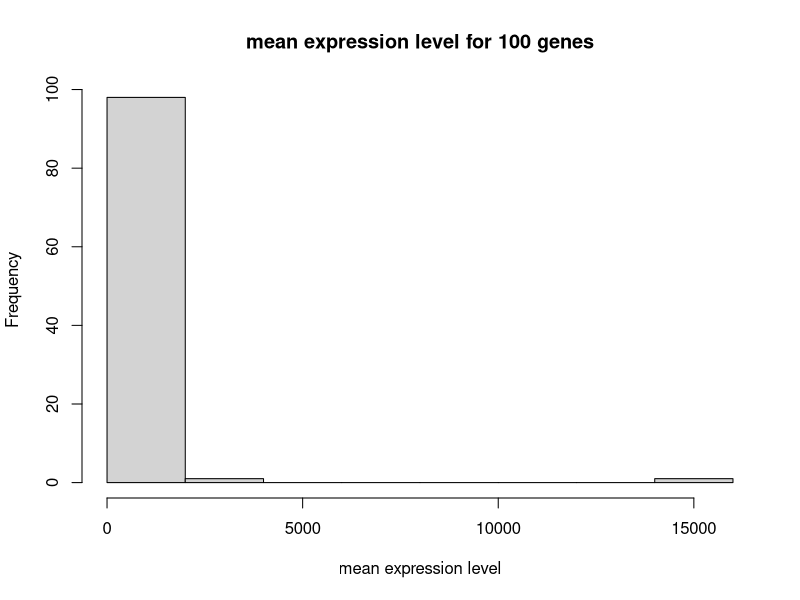
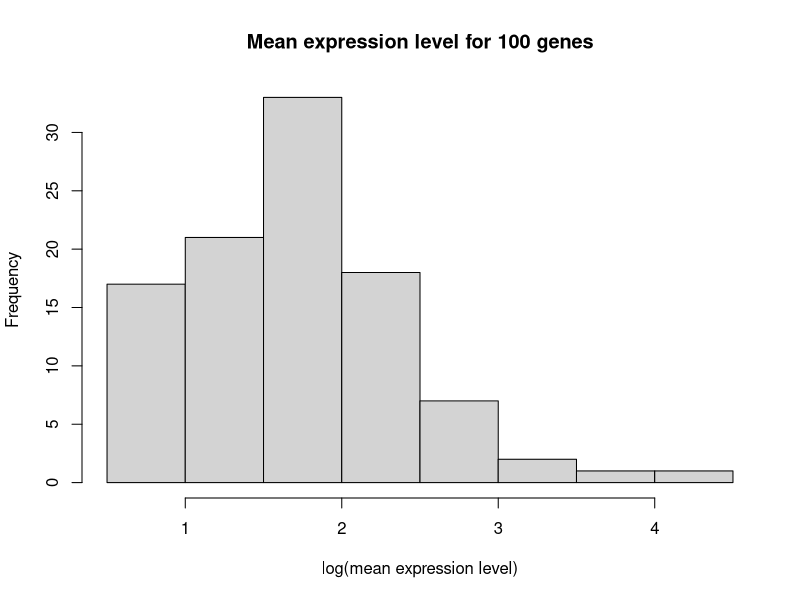
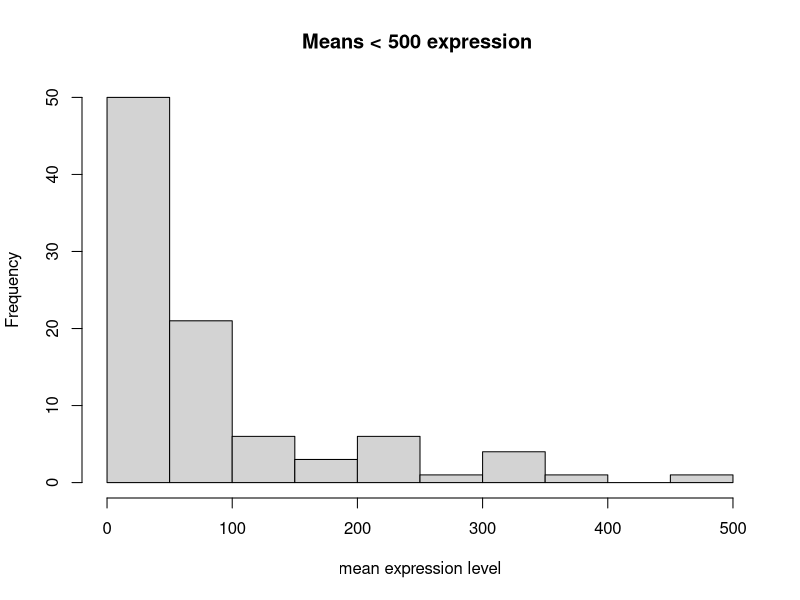
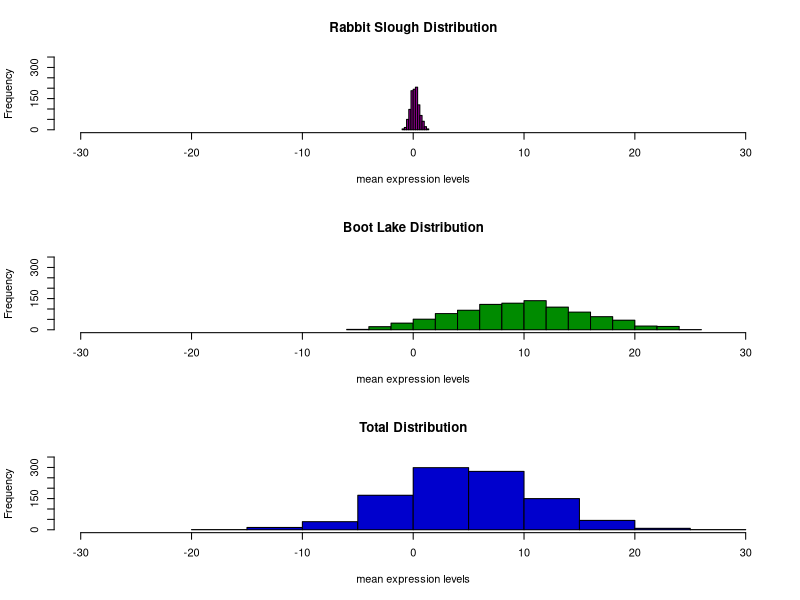
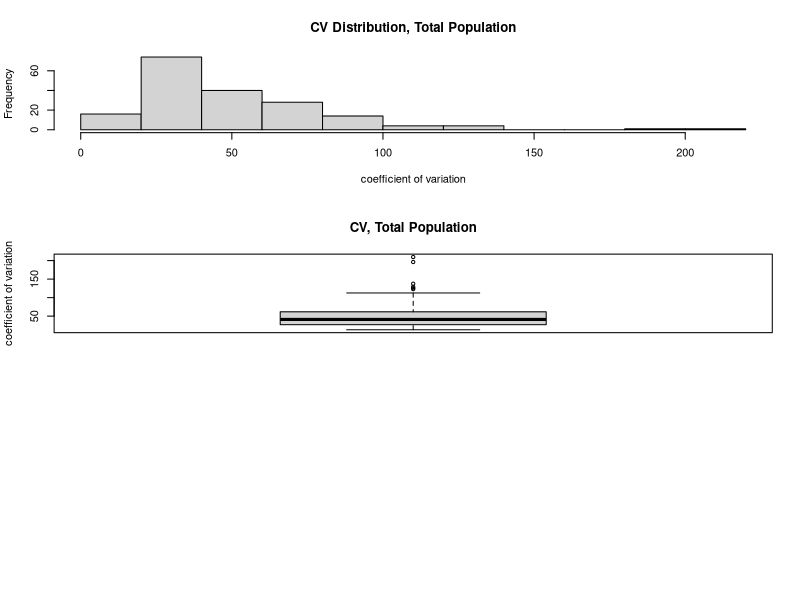
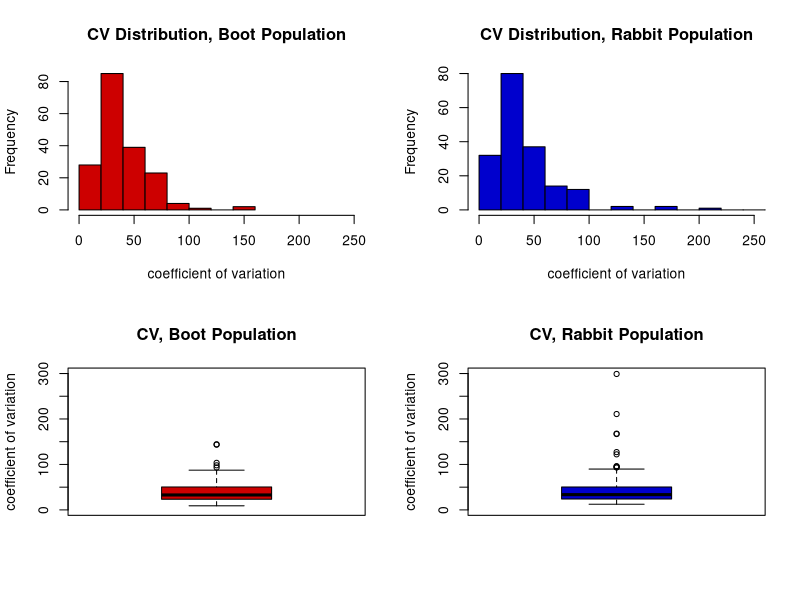

Recreate these plots in R, in order.

library(repr)

data_csv = read.table("GacuRNAseq_Subset.csv", row.names = 1, header = T, sep = ",")

data_txt = read.table("GacuRNAseq_Subset.txt", row.names = 1, header = T, sep = "\t")

head(data_csv)
dim(data_csv)

head(data_txt)
dim(data_txt)

class(data_txt)

names(data_txt)[1:3]

unique(data_txt[,1])
unique(data_txt[,2])
unique(data_txt[,3])

class(data_txt[,1])
class(data_txt[,2])
class(data_txt[,3])

# length of a vector of all row names minus the explanatory variables (3)
length(names(data_txt)) - 3

for (i in seq(4, length(names(data_txt)))) {
    print(class(data_txt[,i]))
    }

mean(data_txt$ENSGACG00000000003)

mean(data_txt$ENSGACG00000000004)

lapply(data_txt[4:5], mean)

expr_means_100 = lapply(data_txt[4:103], mean)

mean(expr_means_100)

class(expr_means_100)

# convert the named list to a numeric vector
expr_means_100 = unlist(expr_means_100, use.names = FALSE) 

class(expr_means_100)

# pdf('hist_mean_exp.pdf')
options(repr.plot.width=4, repr.plot.height=4)
hist(expr_means_100, xlab = "mean expression level", main = "mean expression level for 100 genes")
# dev.off()

# pdf('hist_logmean_exp.pdf')
options(repr.plot.width=4, repr.plot.height=4)
hist(log(expr_means_100, 10), xlab = "log(mean expression level)", main = "Mean expression level for 100 genes")
# dev.off()

expr_means_sub = subset(expr_means_100, expr_means_100 < 500)

length(expr_means_sub)

# pdf('hist_subset_exp.pdf')
options(repr.plot.width=4, repr.plot.height=4)
hist(expr_means_sub, xlab = "mean expression level", main = "Means < 500 expression ")
# dev.off()

tapply(data_txt[,5], data_txt$Population, mean)

# all individuals
mean(data_txt[,5])
sd(data_txt[,5])

# seperate populations
tapply(data_txt[,5], data_txt$Population, sd)

rabbit_dist = rnorm(1000, 0.18092559, 0.381502256661351)

boot_dist = rnorm(1000, 9.84801214, 5.60418290498567)

all_dist = rnorm(1000, 5.014468865, 6.28797725766485)

# pdf('Gene2_Pop_NormSamp.pdf')
options(repr.plot.width=4, repr.plot.height=10)

par(mfrow = c(3,1))

hist(rabbit_dist, xlim = range(-30, 30), ylim = range(0, 350), xlab = "mean expression levels", main = "Rabbit Slough Distribution", col = "magenta4")
hist(boot_dist, xlim = range(-30, 30), ylim = range(0, 350), xlab = "mean expression levels", main = "Boot Lake Distribution", col = "green4")
hist(all_dist, xlim = range(-30, 30), ylim = range(0, 350), xlab = "mean expression levels", main = "Total Distribution", col = "blue3")
# dev.off()

three_genes = data_txt[1:6]

write.table(three_genes, 'three_genes.csv', sep = ",")

CoefVar = function(mean, sd) {
    (sd / mean)*100
}

cvs = numeric()

for (i in seq(4, length(names(data_txt)))) {
    cvs[i-3] = CoefVar(mean(data_txt[,i]), sd(data_txt[,i]))
    }

# pdf('CV_hist.pdf') 
options(repr.plot.width=3, repr.plot.height=4)
hist(cvs, main = "CV Distribution, Total Population", xlab = "coefficient of variation")
# dev.off()

# pdf('CV_boxplot.pdf')
options(repr.plot.width=3, repr.plot.height=4)
boxplot(cvs, main = "CV, Total Population", ylab = "coefficient of variation")
# dev.off()

CoefVar = function(mean, sd) {
    (sd / mean)*100
}

boot_cvs = numeric()
rabbit_cvs = numeric()

boot_data = subset(data_txt, data_txt$Population == "Boot")
rabbit_data = subset(data_txt, data_txt$Population == "RabbitSlough")

for (i in seq(4, length(names(data_txt)))) {
    boot_cvs[i-3] = CoefVar(mean(boot_data[,i]), sd(boot_data[,i]))
    }

for (i in seq(4, length(names(data_txt)))) {
    rabbit_cvs[i-3] = CoefVar(mean(rabbit_data[,i]), sd(rabbit_data[,i]))
    }

options(repr.plot.width=8, repr.plot.height=8)

par(mfrow = c(2,2))

hist(boot_cvs, main = "CV Distribution, Boot Population", xlab = "coefficient of variation", col = "red3", xlim = range(0, 250, breaks = 20))
hist(rabbit_cvs, main = "CV Distribution, Rabbit Population", xlab = "coefficient of variation", col = "blue3", xlim = range(0, 250), breaks = 20)
boxplot(boot_cvs, main = "CV, Boot Population", ylab = "coefficient of variation", col = "red3", ylim = range(0, 300))
boxplot(rabbit_cvs, main = "CV, Rabbit Population", ylab = "coefficient of variation", col = "blue3", ylim = range(0, 300))


